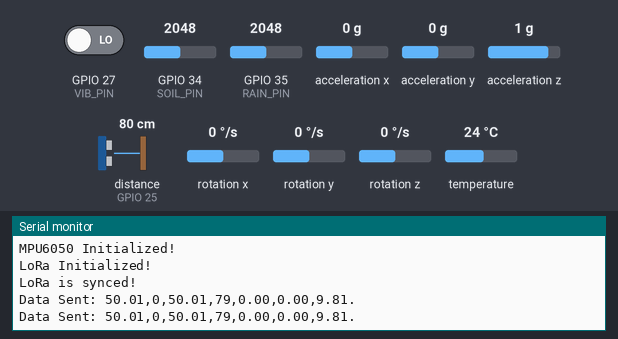
Simulated run of this sketch. Board: ESP32. Shown: the last lines printed to the serial monitor. Wiring (inferred from the names in the program): ultrasonic range finder: trigger GPIO 26; echo GPIO 25. The test bench sets the inputs (shaded band); at power-on: acceleration x 0 g, distance to the obstacle (sensor on GPIO 25) 80 cm, GPIO 34 (SOIL_PIN) = 2048, GPIO 35 (RAIN_PIN) = 2048, GPIO 27 (VIB_PIN) LOW, acceleration y 0 g, acceleration z 1 g, rotation x 0 °/s, rotation y 0 °/s, rotation z 0 °/s, temperature 24 °C. The echo pulse lasts 58.3 µs per cm; no radio packets arrive unless stated.

Above: at 10.8 s.
10.9 s: acceleration x set to -1.4 g
At 20.7 s:
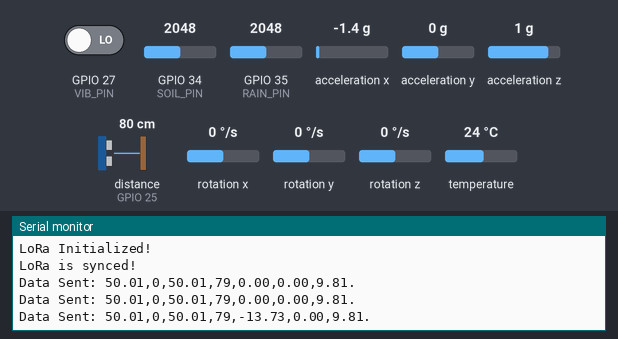
20.9 s: distance to the obstacle (sensor on GPIO 25) set to 2 cm
At 30.7 s:
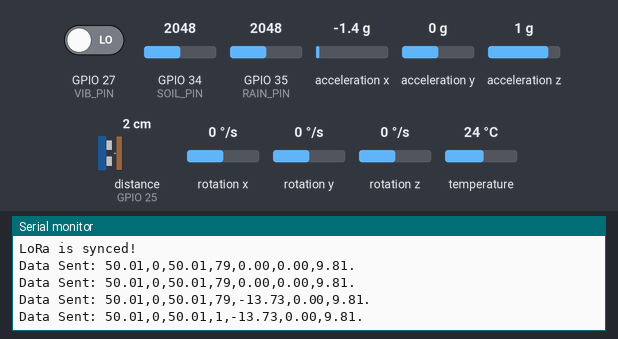
30.9 s: GPIO 34 (SOIL_PIN) set to 2866
At 40.8 s:
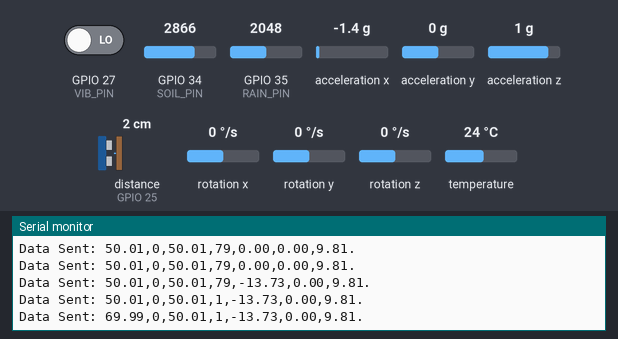
40.9 s: GPIO 35 (RAIN_PIN) set to 2866
At 50.8 s:
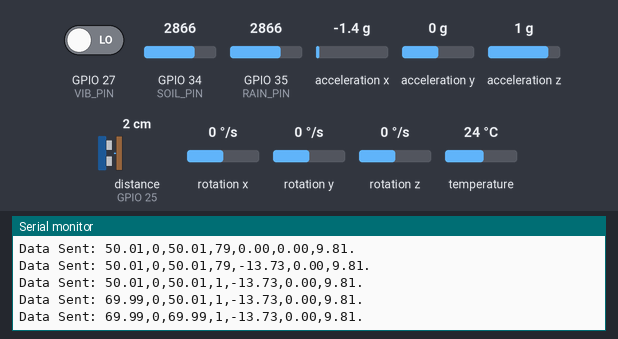
50.9 s: GPIO 27 (VIB_PIN) driven HIGH
At 60.8 s:
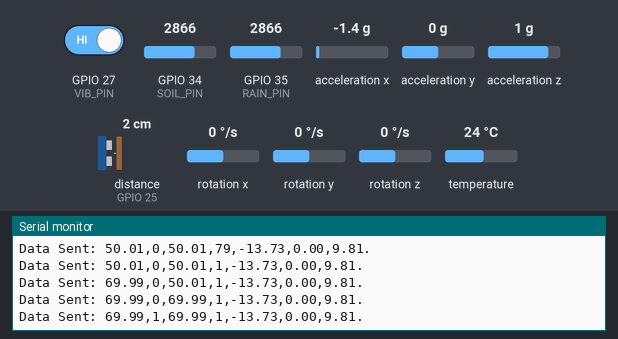
60.9 s: acceleration y set to -1.4 g
At 71.6 s:
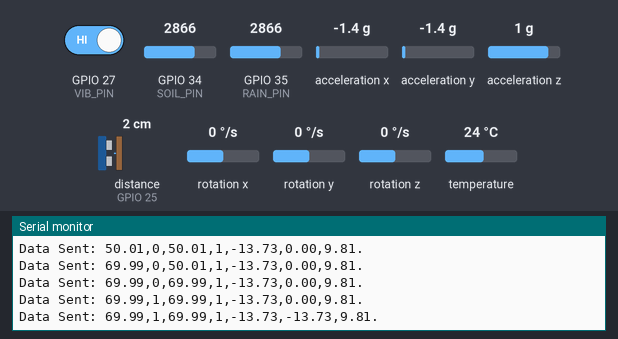

The sketch:

Landslide_Alert_Sender.ino
```cpp
#include<SPI.h> //For communication between ESP32 and LoRa
#include<LoRa.h> //To initialize LoRa for sending data
#include<Wire.h> //For communication with MPU6050 Sensor(Tilt calculation) using I2C
#include<Adafruit_MPU6050.h> //For initializing MPU6050 driver
#include<Adafruit_Sensor.h> //To interface sensor with MPU6050

#define SOIL_PIN 34 //Soil moisture Sensor
#define VIB_PIN 27 //Vibration Sensor
#define RAIN_PIN 35 //Rainfall Sensor
#define TRIG_PIN 26 //Ultrasonic trigger pin for displacement
#define ECHO_PIN 25 //Ultrasonic echo pin for displacemnt

#define SS 5 //LoRa slave select pin
#define RST 14 //LoRa reset pin
#define DIO0 2 //LoRa DIO0 pin

Adafruit_MPU6050 mpu;

void setup() {
  //Initializing the Serial Monitor
  Serial.begin(115200);

  LoRa.setPins(SS, RST, DIO0);
  //Initializing the Sensors
  pinMode(SOIL_PIN, INPUT);
  pinMode(VIB_PIN, INPUT);
  pinMode(RAIN_PIN, INPUT);
  pinMode(TRIG_PIN, OUTPUT);
  pinMode(ECHO_PIN, INPUT);
  // Initializing the serial communication
  Wire.begin();
  //Initializing MPU6050
  if(!mpu.begin()) {
    Serial.println("MPU6050 NOT FOUND!");
  }
  Serial.println("MPU6050 Initialized!");
  //Initializing LoRa
  if(!LoRa.begin(866E6)) {
    Serial.println("LoRa NOT FOUND!");
    delay(500);
  }
  Serial.println("LoRa Initialized!");

  LoRa.setSyncWord(0xF3);
  Serial.println("LoRa is synced!");
}

void loop() {
  int soilValue = analogRead(SOIL_PIN); //It will give analog value
  float soilPercent = (soilValue / 4095.0) * 100; //It will map the value as percentage from 0 to 100.
  String soil = String(soilPercent,2);

  int vibValue = digitalRead(VIB_PIN); //It will give HIGH(1) if vibration detected, otherwise LOW(0)
  String vib = String(vibValue);

  int rainValue = analogRead(RAIN_PIN); //It will give analog value
  float rainPercent = (rainValue / 4095.0) * 100; //It will map the value as percentage from 0 to 100.
  String rain = String(rainPercent,2);

  digitalWrite(TRIG_PIN, LOW);
  delayMicroseconds(2);
  digitalWrite(TRIG_PIN, HIGH);
  delayMicroseconds(10);
  digitalWrite(TRIG_PIN, LOW);
  long duration = pulseIn(ECHO_PIN, HIGH);
  int distance = (duration * 0.034)/2;
  String shift = String(distance);

  sensors_event_t a, g, temp; //sensors_event_t=predefined structure, a=accelarometer, g=gyroscope, t=temperature
  mpu.getEvent(&a, &g, &temp);
  float accX = a.acceleration.x;
  float accY = a.acceleration.y;
  float accZ = a.acceleration.z;
  String X = String(accX);
  String Y = String(accY);
  String Z = String(accZ);

  String Data = soil+","+vib+","+rain+","+shift+","+X+","+Y+","+Z+".";

  LoRa.beginPacket();
  LoRa.print(Data);
  LoRa.endPacket();

  Serial.println("Data Sent: " + Data);

  delay(10000);
}
```

Measured:
- after the input at 10.9 s, the serial monitor: prints a new line after 9.3 s (image 1)
- after the input at 20.9 s, the serial monitor: prints a new line after 9.4 s (image 2)
- after the input at 30.9 s, the serial monitor: prints a new line after 9.5 s (image 3)
- after the input at 40.9 s, the serial monitor: prints a new line after 9.5 s (image 4)
- after the input at 50.9 s, the serial monitor: prints a new line after 9.6 s (image 5)
- after the input at 60.9 s, the serial monitor: prints a new line after 9.6 s (image 6)
